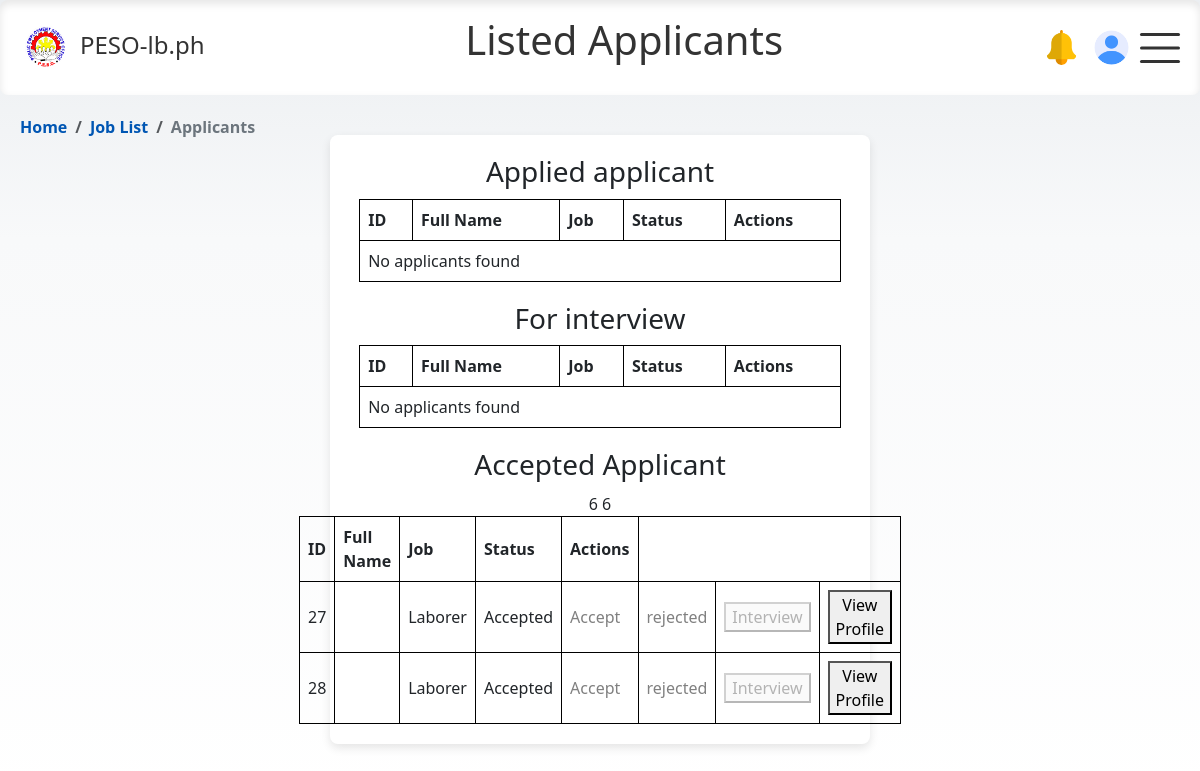
The app's page /html/employer/applicant_list.php?job_id=1 (signed in), older data.
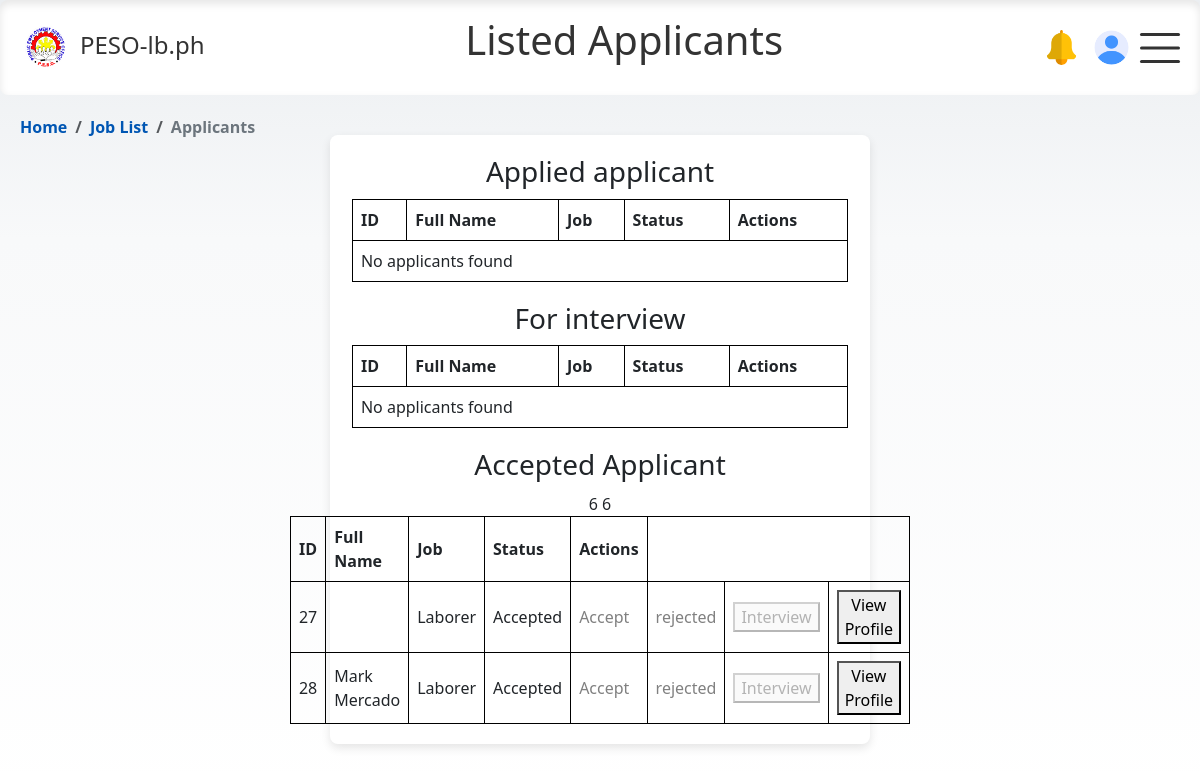
The same page, newer data.
### tables this page shows
CREATE TABLE `applicant_profile` (
  `id` int(11) NOT NULL,
  `user_id` int(11) NOT NULL,
  `email` varchar(255) NOT NULL,
  `first_name` varchar(100) DEFAULT NULL,
  `last_name` varchar(100) DEFAULT NULL,
  `middle_name` varchar(100) DEFAULT NULL,
  `dob` date DEFAULT NULL,
  `age` int(11) DEFAULT NULL,
  `specialization` varchar(255) DEFAULT NULL,
  `sex` enum('male','female') DEFAULT NULL,
  `civil_status` enum('Single','Married','Widowed') DEFAULT NULL,
  `contact_no` int(11) DEFAULT NULL,
  `photo` varchar(255) DEFAULT 'user.png',
  `house_address` varchar(255) DEFAULT NULL,
  `sss_no` varchar(20) DEFAULT NULL,
  `pagibig_no` varchar(20) DEFAULT NULL,
  `philhealth_no` varchar(20) DEFAULT NULL,
  `passport_no` varchar(20) DEFAULT NULL,
  `immigration_status` enum('Documented','Undocumented','Returning','Repatriated') DEFAULT NULL,
  `spouse_name` varchar(100) DEFAULT NULL,
  `spouse_contact` varchar(15) DEFAULT NULL,
  `fathers_name` varchar(100) DEFAULT NULL,
  `fathers_address` varchar(255) DEFAULT NULL,
  `mothers_name` varchar(100) DEFAULT NULL,
  `mothers_address` varchar(255) DEFAULT NULL,
  `emergency_contact_name` varchar(100) DEFAULT NULL,
  `next_of_kin_relationship` varchar(50) DEFAULT NULL,
  `next_of_kin_contact` varchar(15) DEFAULT NULL,
  `education_level` enum('Elementary Undergraduate','Elementary Graduate','High School Undergraduate','High School Graduate','College Undergraduate','College Graduate','Vocational') DEFAULT NULL,
  `occupation` enum('Administrative Work','Medical Work','Factory/Manufacturing','Farmers (Agriculture)','Teaching','Information Technology','Engineering','Restaurant Jobs (F&B)','Seaman (Sea-Based)','Household Service Worker (Domestic Helper)','Construction Work','Entertainment','Tourism Sector','Hospitality Sector','Others') DEFAULT NULL,
  `prefix` enum('Sr.','Jr.','II','III','IV','V','VI','VII') DEFAULT NULL,
  `emergency_contact_num` int(11) DEFAULT NULL,
  `income` int(11) DEFAULT NULL,
  `country` varchar(100) DEFAULT NULL,
  `employment_type` varchar(100) DEFAULT NULL,
  `employment_form` enum('Recruitment Agency','Government Hire','Name Hire','Referral') DEFAULT NULL,
  `employer_name` varchar(100) DEFAULT NULL,
  `contact_number` int(11) DEFAULT NULL,
  `employer_address` varchar(100) DEFAULT NULL,
  `local_agency_name` varchar(100) DEFAULT NULL,
  `local_agency_address` varchar(100) DEFAULT NULL,
  `arrival_date` date DEFAULT NULL,
  `dept_date` date DEFAULT NULL
);

CREATE TABLE `applications` (
  `id` int(11) NOT NULL,
  `applicant_id` int(11) DEFAULT NULL,
  `job_posting_id` int(11) DEFAULT NULL,
  `application_date` date DEFAULT NULL,
  `status` varchar(50) DEFAULT 'pending',
  `job` varchar(255) DEFAULT NULL
);

### html/employer/applicant_list.php (the view, shortened to what the changed rows need)
<?php
    include '../../php/conn_db.php';
    $jobid = $_GET['job_id'];
    $sql = "SELECT ap.*, a.*
    FROM applicant_profile ap
    JOIN applications a ON ap.user_id = a.applicant_id
    WHERE a.job_posting_id = ? AND a.status != 'rejected'";
        $stmt = $conn->prepare($sql);
        $stmt->bind_param("i", $jobid);
        $stmt->execute();
        $result = $stmt->get_result();
        $pending = [];
        $review = [];
        $rejected = [];
        if ($result->num_rows > 0) {
        while ($row = $result->fetch_assoc()) {
            if ($row['status'] == 'pending') {
                $pending[] = $row;
            } elseif ($row['status'] == 'interview') {
                $review[] = $row;
            } elseif ($row['status'] == 'accepted') {
                $rejected[] = $row;
            }
        }
        }
?>
<!DOCTYPE html>
<html>
<head>
    <link rel="stylesheet" href="https://cdn.jsdelivr.net/npm/bootstrap@5.3.0/dist/css/bootstrap.min.css">
    <link href="https://cdnjs.cloudflare.com/ajax/libs/bootstrap-icons/1.10.0/font/bootstrap-icons.min.css" rel="stylesheet">
    <link rel="stylesheet" href="../../css/modal-form.css">
    <link rel="stylesheet" href="../../css/nav_float.css">
    <link rel="stylesheet" href="../../css/employer.css">
</head>
<body>
<nav>
    <header>
        <h1 class="h1">Listed Applicants</h1>
    </header>
</nav>
    <div class='ep-container'>
        <div class="category-container">
        <?php
            function display_table($applicants, $status_label) {
                echo "<table>
                        <tr>
                            <th>ID</th>
                            <th>Full Name</th>
                            <th>Job</th>
                            <th>Status</th>
                            <th>Actions</th>
                        </tr>";
                if (!empty($applicants)) {
                    foreach ($applicants as $row) {
                        $full_name = htmlspecialchars($row['first_name'] . ' ' . $row['middle_name'] . ' ' . $row['last_name']);
                        $status = $row['status'];
                        $interview_button_disabled = ($status == 'interview' || $status == 'accepted') ? 'disabled' : '';
                        $accept_link_disabled = ($status == 'accepted') ? 'disabled-link' : '';
                        echo "
                        <tr>
                            <td>" . htmlspecialchars($row['applicant_id']) . "</td>
                            <td>" . htmlspecialchars($full_name) . "</td>6
                            <td>" . htmlspecialchars($row['job']) . "</td>
                            <td>" . ucfirst($row['status']) . "</td>
                            <td>
                                <a href='../../php/employer/application_process.php?id= ". htmlspecialchars($row['user_id']). "'
                                class='".$accept_link_disabled."'>Accept</a>
                            </td>
                            <td>
                            <a href='../../php/employer/rejection.php?id=" . htmlspecialchars($row['user_id']) ."&job_id=" . htmlspecialchars($row['job_posting_id']) ."'
                            class='".$accept_link_disabled."'>rejected</a>
                            </td>
                            <td>
                                <button id='openFormBtn' data-applicant-id=" . htmlspecialchars($row["applicant_id"]) ."
                                data-job-id=" . htmlspecialchars($row["job_posting_id"]) . " $interview_button_disabled>Interview</button>
                            </td>
                            <td><button id='profileFormBtn' class='openProfileBtn' data-applicant-id='" . htmlspecialchars($row["applicant_id"]) . "'>View Profile</button></td>
                        </tr>";
                    }
                } else {
                    echo "<tr><td colspan='5'>No applicants found</td></tr>";
                }
                echo "</table>";
            }
            echo "<div class='category-section'>";
            display_table($pending, 'Applied applicant');
            echo "</div>";
            echo "<div class='category-section'>";
            echo "</div>";
            echo "<div class='category-section'>";
            display_table($rejected, 'Accepted Applicant');
            echo "</div>";
        ?>
        </div>
    </div>
</body>
</html>

Row changes from the older to the newer data that the page shows:
changed applicant_profile: full_name (not shown) → "Mark Mercado"
